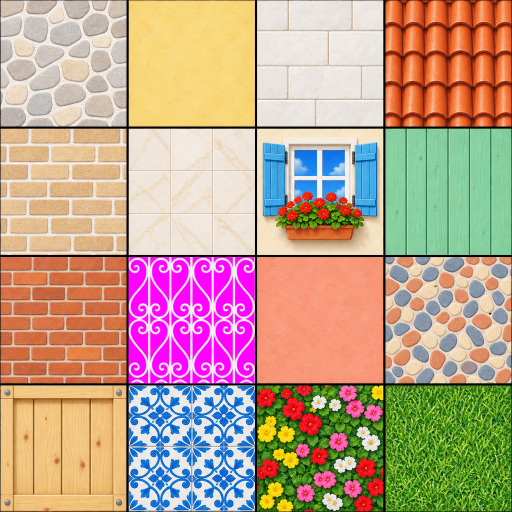
#> input picture promo/v5/art/city_sheet.png, 1024 x 1024 px (shown at 1/2 size)
$ python -i edit5.py   (imports and definitions only)
#> lines starting #> are read from the running program, lines starting #| are printed output that depends on the picture
"""Trailer v5: six "type it -> play it" beats at trailer pace (120 BPM, a beat = 15 frames): Bowser through
Peach's window, the sunken city reborn, a shotgun on its rooftops, Bowser's sub, a katana in Tokyo, a road and a
race up Bob-omb Battlefield; then the promise and the end card.
    ~/.local/venvs/m64/bin/python promo/v5/edit5.py frames OUTDIR [half] [a:b] [workers]"""
import json, math, os, sys
from multiprocessing import Pool
import numpy as np
from PIL import Image, ImageDraw, ImageEnhance, ImageFilter
HERE = os.path.dirname(os.path.abspath(__file__))
sys.path.insert(0, os.path.join(HERE, '..', 'scripts'))
import gfx
from gfx import W, H, caption, ease_out, ease_back, band
from edit import view, flash, shake, smooth, UISrc
from edit2 import ui_marks

WORK5 = os.path.join(HERE, '..', 'work5')
CAP = os.path.join(HERE, '..', 'work', 'cap')
BEAT = 15
SEGS = [('cold', 6), ('title', 6), ('bw_ui', 10), ('bw', 17), ('city_ui', 8), ('city', 18), ('sg_ui', 6), ('sg', 8),
        ('sub_ui', 7), ('sub', 14), ('kt_ui', 7), ('kt', 7), ('race_ui', 7), ('race', 16), ('slogan', 13), ('end', 10)]
GAME = {'bw', 'city', 'sg', 'sub', 'kt', 'race'}
UIS = {'city_ui': 'city', 'sg_ui': 'shotgun', 'sub_ui': 'sub', 'kt_ui': 'katana', 'race_ui': 'race'}

# how each source is graded: (saturation, contrast, brightness, tint)
GRADE = {
    'city_before': (0.42, 1.02, 0.74, (0.86, 0.97, 1.06)), 'city_after': (1.2, 1.06, 1.04, (1.04, 1.0, 0.93)),
    'city_plaza': (1.2, 1.06, 1.04, (1.04, 1.0, 0.93)), 'city_crane': (1.2, 1.06, 1.04, (1.04, 1.0, 0.93)),
    'city_shotgun': (1.18, 1.06, 1.03, (1.03, 1.0, 0.95)),
    'sub_pipe': (1.12, 1.08, 1.32, (1.0, 1.0, 1.04)), 'sub_depart': (1.12, 1.08, 1.32, (1.0, 1.0, 1.04)), 'sub_dive': (1.15, 1.1, 1.25, (0.95, 1.0, 1.08)),
    'tokyo_katana': (1.14, 1.08, 1.04, (1.03, 0.98, 1.04)),
    'race_road': (1.12, 1.05, 1.02, None), 'race_roadwide': (1.12, 1.05, 1.02, None), 'race_start': (1.12, 1.05, 1.02, None), 'race_chase': (1.12, 1.05, 1.02, None),
    'bw_main': (1.1, 1.05, 1.02, None), 'bw_impact': (1.12, 1.06, 1.02, None), 'bw_impact2': (1.12, 1.06, 1.02, None), 'fight_main': (1.1, 1.05, 1.02, None),
}

class Pass:
    """a filmed pass: frames 0000.jpg.. (2560x1440), graded on load"""
    def __init__(self, name, d=None, digits=4):
        self.name, self.dir, self.digits = name, d or os.path.join(WORK5, name), digits
        self.files = sorted(x for x in os.listdir(self.dir) if x.endswith('.jpg') and x[:-4].isdigit())
        self.idx = [int(x[:-4]) for x in self.files]
        self.cache = {}
    # [28 lines left out: functions get, blend, grade, not called in this run]

def zoom(img, z, cx=0.5, cy=0.5):
    if abs(z - 1) < 1e-3: return img
    return view(img, img.width * cx, img.height * cy, img.width / z)

# [22 lines left out: functions mblur, rblur, vignette, not called in this run]
_VIG = None
# [7 lines left out: function vig, not called in this run]

class UI5:
    """a staged chat capture (ui_cap.mjs): 3840x2160 frames with notes"""
    # [23 lines left out: functions __init__, full, caption_band, not called in this run]

class Cut5:
    def __init__(self):
        self.N = sum(b for _, b in SEGS) * BEAT
        self.p = {n: Pass(n) for n in ('bw_main', 'bw_impact', 'bw_impact2', 'city_before', 'city_after', 'city_plaza', 'city_crane',
                                        'city_shotgun', 'sub_pipe', 'sub_depart', 'sub_dive', 'tokyo_katana', 'race_road', 'race_start', 'race_chase')}
        self.p['fight_main'] = Pass('fight_main', os.path.join(CAP, 'fight', 'main'))
        self.castle = UISrc(os.path.join(CAP, 'ui'))
        self.mk = ui_marks(self.castle)
        class _Lazy(dict):
            def __missing__(d, k):
                d[k] = UI5(UIS[k]); return d[k]
        self.ui = _Lazy()
        self.sg_fires = json.load(open(os.path.join(WORK5, 'city_shotgun', 'events.json')))['fires']
        self.kt_fires = json.load(open(os.path.join(WORK5, 'tokyo_katana', 'events.json')))['fires']

    # [56 lines left out: functions seg, start, ui_frame, castle_frame, not called in this run]

    # ---- the game beats: lists of (frames, source, first source frame, speed) ----
    SHOTS = {
        'bw': [(40, 'fight_main', 18, 1.0), (82, 'bw_main', 42, 1.0), (28, 'bw_main', 124, 1.0), (38, 'bw_impact2', 32, 1.0),
               (37, 'bw_impact', 58, 1.0), (30, 'bw_impact2', 78, 1.0)],
        'city': [(50, 'city_before', 0, 1.0), (20, 'wipe', 50, 1.0), (40, 'city_after', 70, 1.0), (70, 'city_plaza', 0, 1.0), (90, 'city_crane', 0, 1.0)],
        'sg': [(120, 'city_shotgun', 0, 1.0)],
        'sub': [(50, 'sub_pipe', 10, 1.0), (90, 'sub_depart', 8, 1.0), (70, 'sub_dive', 40, 1.0)],
        'kt': [(105, 'tokyo_katana', 0, 1.0)],
        'race': [(60, 'race_road', 0, 1.0), (95, 'race_start', 35, 1.0), (85, 'race_chase', 45, 1.0)],
    }
    CAPTIONS = {'city': (190, 268, ['Bring any level back to life.']), 'sg': (40, 112, ['Any weapon.']), 'sub': (110, 200, ['Drive anything.']),
                'kt': (40, 100, ['Any city. Any fight.']), 'race': (150, 232, ['Race anyone. Anywhere.'])}

    # [129 lines left out: functions game_frame, wipe, frame, _frame, bw_fx, not called in this run]

    MONTAGE = [('bw_impact', 70), ('city_after', 100), ('city_plaza', 40), ('city_shotgun', 63), ('sub_depart', 60), ('sub_dive', 90),
               ('tokyo_katana', 34), ('race_start', 75), ('race_chase', 90), ('bw_impact2', 76)]
    # [81 lines left out: functions slogan, shot_frame, events, timeline, not called in this run]

_CUT = None
# [10 lines left out: function _render, not called in this run]

# [18 lines not run here, left out]

>>> import cv2
>>> picture = cv2.imread('art/city_sheet.png', cv2.IMREAD_GRAYSCALE)
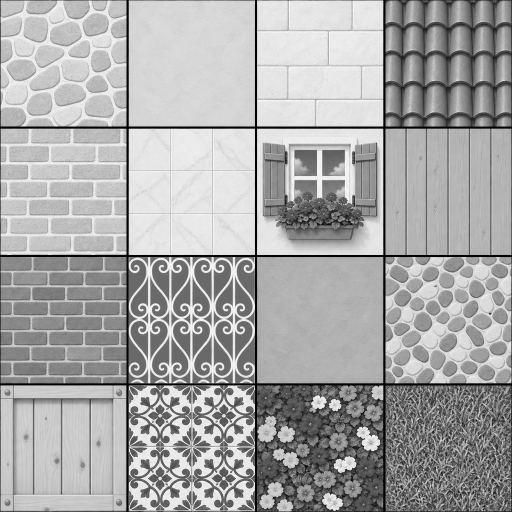
#> picture: shape (1024, 1024) (shown at 1/2 size); min 0, max 255, mean 167.7
>>> result = Cut5().frame(picture)
#> (the run stopped early here; a loop or call above may not have finished)

$ run again, on promo/v5/art/city/4.png
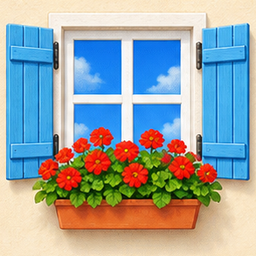
#> input picture promo/v5/art/city/4.png, 256 x 256 px
#> `picture = cv2.imread('art/city_sheet.png', cv2.IMREAD_GRAYSCALE)`:
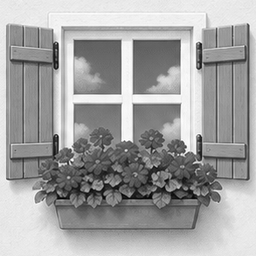
#> picture: shape (256, 256); min 0, max 255, mean 162.4
